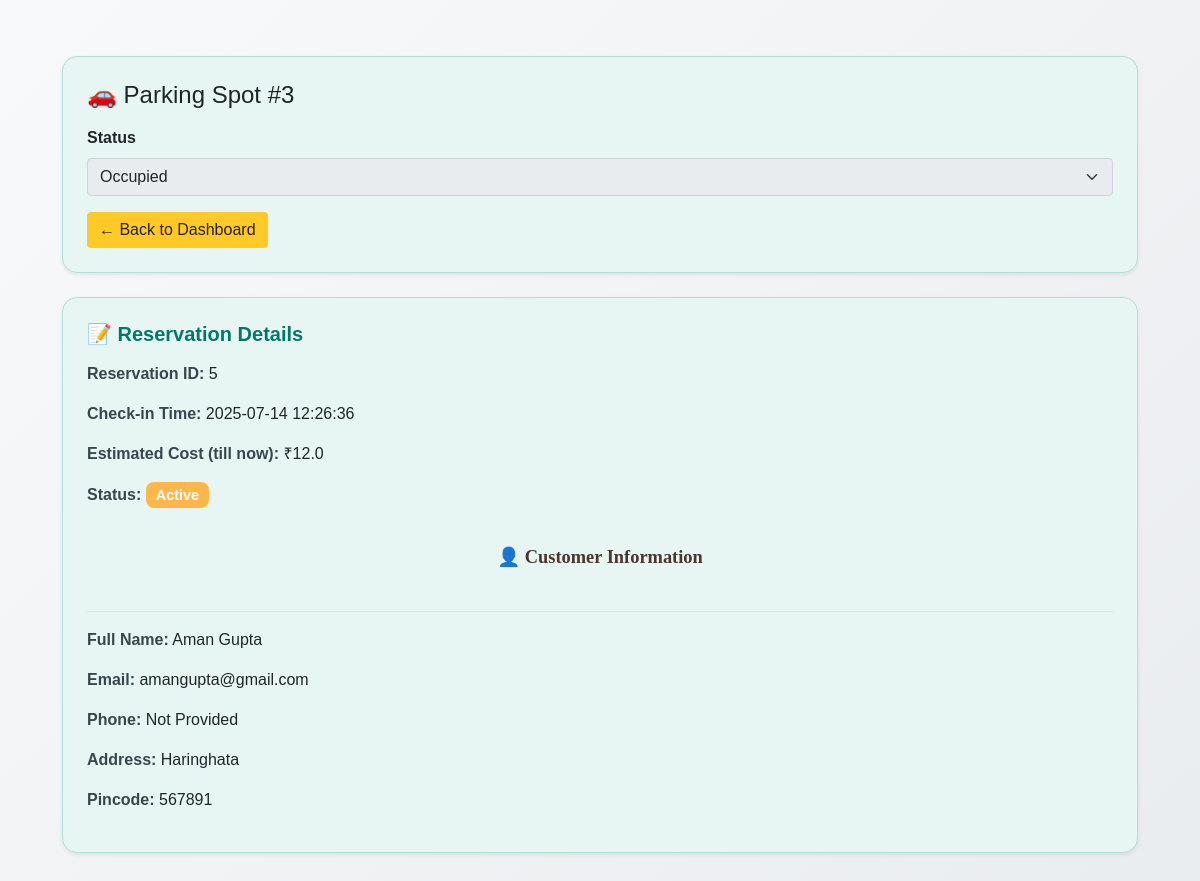
The page /spot/3 on the database its author committed.
### backend/models.py (models this page shows, shortened)
class ParkingSpot(db.Model):
    __tablename__ = "parking_spots"
    id = db.Column(db.Integer, primary_key=True)
    lot_id = db.Column(db.Integer, db.ForeignKey('parking_lot.id'), nullable=False)
    status = db.Column(db.String(1), nullable=False, default='A')
    reservations = db.relationship('Reservation', backref='spot', lazy=True)

class Reservation(db.Model):
    __tablename__ = "reservations"
    id = db.Column(db.Integer, primary_key=True)
    spot_id = db.Column(db.Integer, db.ForeignKey('parking_spots.id'), nullable=False)
    user_id = db.Column(db.Integer, db.ForeignKey('user_info.id'), nullable=False)
    vehicle_no = db.Column(db.String(20), nullable=False)
    parking_timestamp = db.Column(db.DateTime, default=datetime.utcnow)
    leaving_timestamp = db.Column(db.DateTime, nullable=True)
    cost = db.Column(db.Float)

class ParkingLot(db.Model):
    __tablename__ = "parking_lot"
    id = db.Column(db.Integer, primary_key=True)
    prime_location_name = db.Column(db.String(100), nullable=False)
    name = db.Column(db.String(100))
    address = db.Column(db.String(200))
    pincode = db.Column(db.String(10))
    price_per_hour = db.Column(db.Float, nullable=False)
    total_spots = db.Column(db.Integer, nullable=False)
    created_date = db.Column(db.DateTime, default=datetime.utcnow)
    location = db.Column(db.String(255))
    spots = db.relationship('ParkingSpot', backref='lot', lazy=True)  # relationship to ParkingSpot

class User_Info(db.Model):
    __tablename__ = "user_info"
    id = db.Column(db.Integer, primary_key=True)
    full_name = db.Column(db.String(100))
    user_name = db.Column(db.String(100), unique=True)
    email = db.Column(db.String(120), unique=True)
    pwd = db.Column(db.String(100))
    phone = db.Column(db.String(20))
    address = db.Column(db.String(200))
    pincode = db.Column(db.String(10))
    role = db.Column(db.Integer, default=1)
    reservations = db.relationship('Reservation', backref='user', lazy=True)

### backend/controllers.py (the view)
    @app.route("/spot/<int:spot_id>")
    def spot_detail(spot_id):
        spot = ParkingSpot.query.get_or_404(spot_id)
        reservation = Reservation.query \
            .filter_by(spot_id=spot.id) \
            .order_by(Reservation.id.desc()) \
            .first()
        user = None
        if reservation:
            user = User_Info.query.get(reservation.user_id)
        return render_template(
            "admin_spot_detail.html",
            spot=spot,
            reservation=reservation,
            user=user,
            now=datetime.now
        )

### templates/admin_spot_detail.html (shortened to what this page needs)
<!DOCTYPE html>
<html lang="en">
<head>
  <link href="https://cdn.jsdelivr.net/npm/bootstrap@5.0.2/dist/css/bootstrap.min.css" rel="stylesheet">
  <link rel="stylesheet" href="{{ url_for('static', filename='css/style.css') }}">
</head>
<body class="p-4">
<div class="container">
  <div class="card p-4 shadow-sm mb-4 detail-card">
    <h4 class="mb-3">🚗 Parking Spot #{{ spot.id }}</h4>
    <form method="POST" action="#">
      <div class="mb-3">
        <label class="form-label fw-bold">Status</label>
        <select class="form-select" disabled>
          <option {% if spot.status == 'O' %}selected{% endif %}>Occupied</option>
        </select>
      </div>
      <a href="{{ url_for('admin_dashboard') }}" class="btn btn-custom">← Back to Dashboard</a>
    </form>
  </div>
  {% if reservation %}
  <div class="card p-4 shadow-sm detail-card">
    <h5 class="mb-3">📝 Reservation Details</h5>
    <p><span class="highlight">Reservation ID:</span> {{ reservation.id }}</p>
    <p><span class="highlight">Check-in Time:</span>
       {{ reservation.parking_timestamp.strftime('%Y-%m-%d %H:%M:%S') }}</p>
    {% if not reservation.leaving_timestamp %}
      <p><span class="highlight">Estimated Cost (till now):</span>
         ₹{{ ((now().timestamp() - reservation.parking_timestamp.timestamp()) / 3600 * reservation.spot.lot.price_per_hour) | round(2) }}</p>
    {% else %}
      <p><span class="highlight">Check-out Time:</span>
         {{ reservation.leaving_timestamp.strftime('%Y-%m-%d %H:%M:%S') }}</p>
      <p><span class="highlight">Total Cost:</span> ₹{{ reservation.cost }}</p>
    {% endif %}
    <p>
      <span class="highlight">Status:</span>
      <span class="badge badge-status {% if spot.status == 'O' %}status-occupied{% else %}status-available{% endif %}">
        {% if spot.status == 'O' %}Active{% else %}Available{% endif %}
      </span>
    </p>
    {% if user %}
    <div class="section-title">👤 Customer Information</div>
    <hr>
    <p><span class="highlight">Full Name:</span> {{ user.full_name }}</p>
    <p><span class="highlight">Email:</span> {{ user.email }}</p>
    <p><span class="highlight">Phone:</span> {{ user.phone or 'Not Provided' }}</p>
    <p><span class="highlight">Address:</span> {{ user.address or 'Not Provided' }}</p>
    <p><span class="highlight">Pincode:</span> {{ user.pincode or 'Not Provided' }}</p>
    {% endif %}
  </div>
  {% else %}
  <div class="alert alert-info">No active reservation for this spot.</div>
  {% endif %}
</div>
</body>
</html>

### static/css/style.css (style rules this page uses)
* { margin: 0; padding: 0; box-sizing: border-box; }
body { background: #f5f7fa; font-family: 'Poppins', sans-serif; margin: 0; padding: 0; }
.container { flex: 1; padding: 2rem; }
.section-title { margin-bottom: 1.2rem; font-size: 1.3rem; font-weight: 600; color: #333; }
.badge { font-size: 0.8rem; padding: 0.5em 0.7em; border-radius: 0.5rem; }
h1, h5, h6 { font-weight: 600; }
.card { margin-bottom: 1.8rem; }
.section-title { margin-bottom: 1rem; font-size: 1.3rem; color: #333; font-weight: 600; }
.section-title { font-family: 'Dancing Script', cursive; font-size: 2rem; color: #17a2b8; text-align: center; margin-bottom: 1.5rem; font-weight: 600; }
.section-title { font-family: 'Caveat', cursive; font-size: 1.6rem; font-weight: 600; }
body { background: linear-gradient(135deg, #f8f9fa, #e9ecef); }

### templates/admin_spot_detail.html (style rules this page uses)
body { background-color: #fdfcf8; }
.detail-card { border-radius: 15px; background: #e7f6f2; border: 1px solid #b2dfdb; }
.detail-card h5 { color: #00796b; }
.section-title { font-size: 1.15rem; font-weight: 600; margin-top: 20px; color: #4e342e; }
.badge-status { font-size: 0.9rem; padding: 0.4em 0.7em; }
.status-occupied { background-color: #ffb74d; }
.btn-custom { background-color: #ffca28; border: none; color: #212121; }
.highlight { font-weight: 600; color: #37474f; }
hr { border-top: 1px solid #bdbdbd; }

### rows shown on the page
ParkingSpot: id "3", status "Occupied"
Reservation: id "5", parking_timestamp "2025-07-14 12:26:36"
User_Info: full_name "Aman Gupta", email "amangupta@gmail.com", phone "Not Provided", address "Haringhata", pincode "567891"
